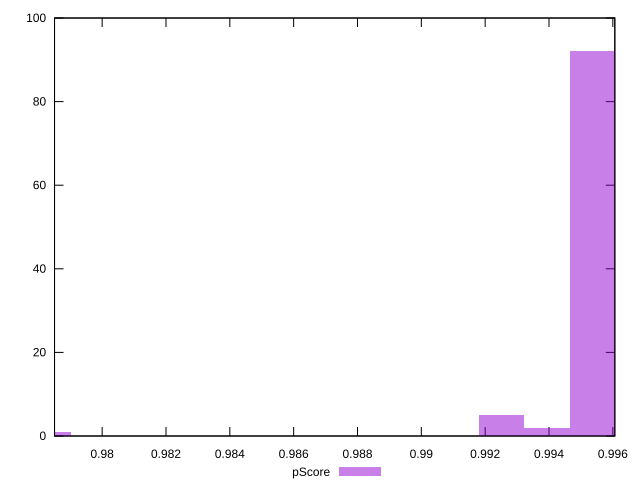

The gnuplot source for this figure:
reset

$pScore <<EOF
0.9782999709152462 1
0.9953633425009772 92
0.9939413948688329 2
0.9925194472366887 5
EOF

set key outside below
set boxwidth 0.0014219476321442532
set xrange [0.9785081576464727:0.9960624299902066]
set yrange [0:100]
set trange [0:100]
set style fill transparent solid 0.5 noborder
set terminal svg size 640, 490 enhanced background rgb 'white'
set output "report_00023_2021-02-20T12:14:57.249Z/speed-index/samples/pages+cached+noadtech+nomedia/pScore/histogram.svg"

plot $pScore title "pScore" with boxes

reset
